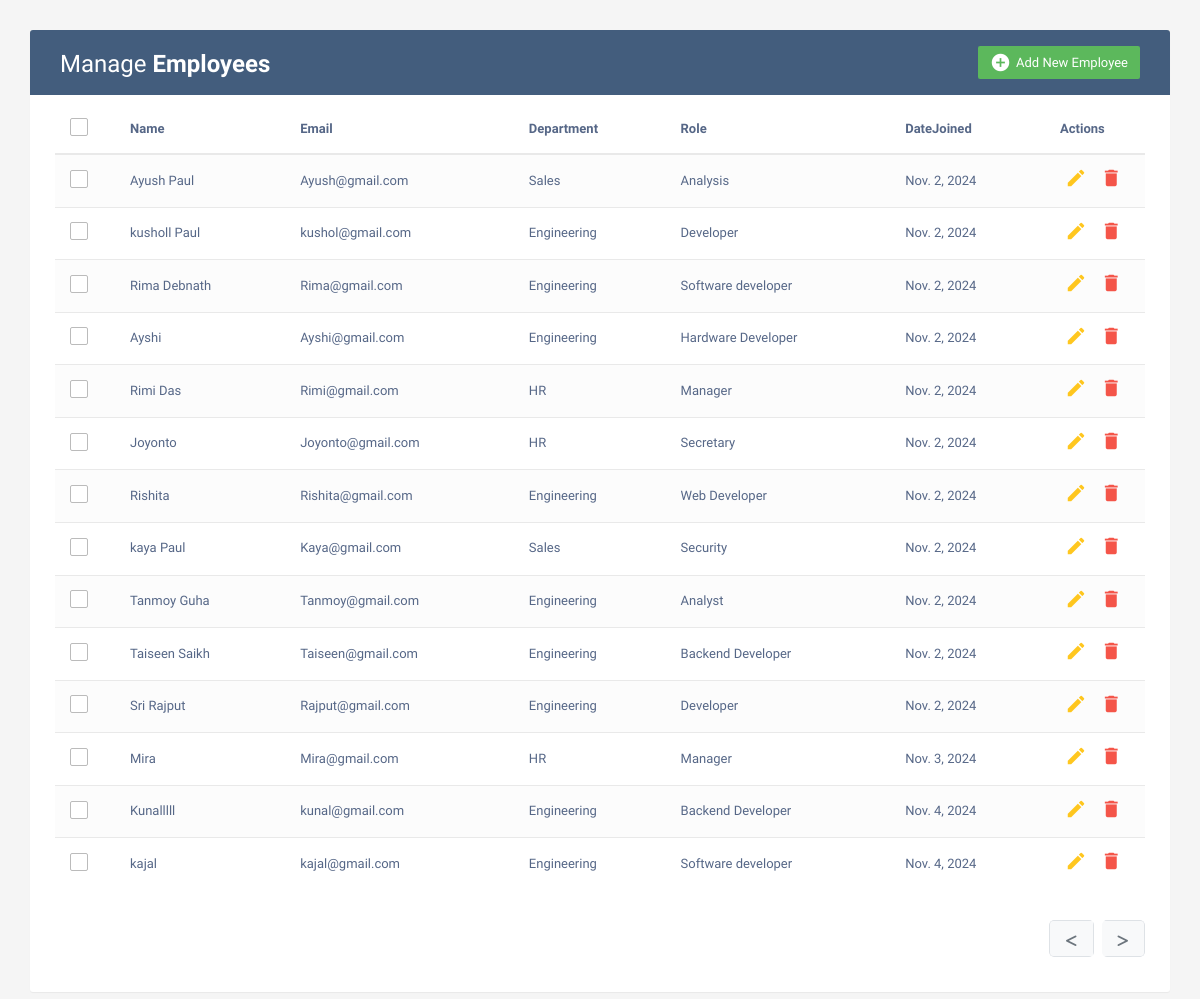
Page /edit on the committed database.
### employees/models.py (models this page shows, shortened)
class Employee(models.Model):
    name = models.CharField(max_length=100)
    email = models.EmailField(unique=True)
    department = models.CharField(max_length=50, blank=True, null=True)
    role = models.CharField(max_length=50, blank=True, null=True)
    date_joined = models.DateField(auto_now_add=True)

### company/views.py (the view)
# urls.py: path('edit', views.Edit,name="edit"),
def Edit(request):
    emp=Employee.objects.all()
    data={
        'emp':emp,
    }
    return render(request,"index.html",data)

### templates/index.html (shortened to what this page needs)
<!DOCTYPE html>
<html lang="en">
<head>
<link rel="stylesheet" href="https://maxcdn.bootstrapcdn.com/font-awesome/4.7.0/css/font-awesome.min.css">
<link rel="stylesheet" href="https://maxcdn.bootstrapcdn.com/bootstrap/3.3.7/css/bootstrap.min.css">
 <link rel="stylesheet" href="https://cdnjs.cloudflare.com/ajax/libs/font-awesome/6.6.0/css/all.min.css"
 />
</head>
  <body>
    <div class="container">
        <div class="table-wrapper">
            <div class="table-title">
                <div class="row">
                    <div class="col-sm-6">
						<h2>Manage <b>Employees</b></h2>
					</div>
					<div class="col-sm-6">
						<a href="#addEmployeeModal" class="btn btn-success" data-toggle="modal"><i class="material-icons">&#xE147;</i> <span>Add New Employee</span></a>
					</div>
                </div>
            </div>
            <table class="table table-striped table-hover">
                <thead>
                    <tr>
						<th>
							<span class="custom-checkbox">
								<label for="selectAll"></label>
							</span>
						</th>
                        <th>Name</th>
                        <th>Email</th>
						<th>Department</th>
                        <th>Role</th>
						<th>DateJoined</th>
                        <th>Actions</th>
                    </tr>
                </thead>
                <tbody>
					{% for i in emp %}
                    <tr>
						<td>
							<span class="custom-checkbox">
								<label for="checkbox1"></label>
							</span>
						</td>
                        <td>{{i.name}}</td>
                        <td>{{i.email}}</td>
						<td>{{i.department}}</td>
                        <td>{{i.role}}</td>
						<td>{{i.date_joined}}</td>
                        <td>
                            <a href="#editEmployeeModal-{{forloop.counter}}" class="edit" data-toggle="modal"><i class="material-icons" data-toggle="tooltip" title="Edit">&#xE254;</i></a>
                            <a href="#deleteEmployeeModal-{{forloop.counter}}" class="delete" data-toggle="modal"><i class="material-icons" data-toggle="tooltip" title="Delete">&#xE872;</i></a>
                        </td>
                    </tr>
                    {% endfor %}
                </tbody>
            </table>
			<div class="clearfix">
        <ul class="pagination justify-content-start">
        {% if page_obj.has_previous %}
        <li class="page-item">
            <a class="page-link" href="?page={{ page_obj.previous_page_number }}">
                <i class="fa-solid fa-less-than"></i>
            </a>
        </li>
        {% else %}
        <li class="page-item disabled">
            <span class="page-link">
                <i class="fa-solid fa-less-than"></i>
            </span>
        </li>
        {% endif %}
        {% if page_obj.has_next %}
        <li class="page-item">
            <a class="page-link" href="?page={{ page_obj.next_page_number }}">
                <i class="fa-solid fa-greater-than"></i>
            </a>
        </li>
        {% else %}
        <li class="page-item disabled">
            <span class="page-link">
                <i class="fa-solid fa-greater-than"></i>
            </span>
        </li>
        {% endif %}
        </ul>
            </div>
        </div>
    </div>
</body>
</html>

### rows in the picture
Employee: name "Ayush Paul", email "Ayush@gmail.com", department "Sales", role "Analysis", date_joined "Nov. 2, 2024"
Employee: name "kusholl Paul", email "kushol@gmail.com", department "Engineering", role "Developer", date_joined "Nov. 2, 2024"
Employee: name "Rima Debnath", email "Rima@gmail.com", department "Engineering", role "Software developer", date_joined "Nov. 2, 2024"
Employee: name "Ayshi", email "Ayshi@gmail.com", department "Engineering", role "Hardware Developer", date_joined "Nov. 2, 2024"
Employee: name "Rimi Das", email "Rimi@gmail.com", department "HR", role "Manager", date_joined "Nov. 2, 2024"
Employee: name "Joyonto", email "Joyonto@gmail.com", department "HR", role "Secretary", date_joined "Nov. 2, 2024"
Employee: name "Rishita", email "Rishita@gmail.com", department "Engineering", role "Web Developer", date_joined "Nov. 2, 2024"
Employee: name "kaya Paul", email "Kaya@gmail.com", department "Sales", role "Security", date_joined "Nov. 2, 2024"
Employee: name "Tanmoy Guha", email "Tanmoy@gmail.com", department "Engineering", role "Analyst", date_joined "Nov. 2, 2024"
Employee: name "Taiseen Saikh", email "Taiseen@gmail.com", department "Engineering", role "Backend Developer", date_joined "Nov. 2, 2024"
Employee: name "Sri Rajput", email "Rajput@gmail.com", department "Engineering", role "Developer", date_joined "Nov. 2, 2024"
Employee: name "Mira", email "Mira@gmail.com", department "HR", role "Manager", date_joined "Nov. 3, 2024"
Employee: name "Kunalllll", email "kunal@gmail.com", department "Engineering", role "Backend Developer", date_joined "Nov. 4, 2024"
Employee: name "kajal", email "kajal@gmail.com", department "Engineering", role "Software developer", date_joined "Nov. 4, 2024"
